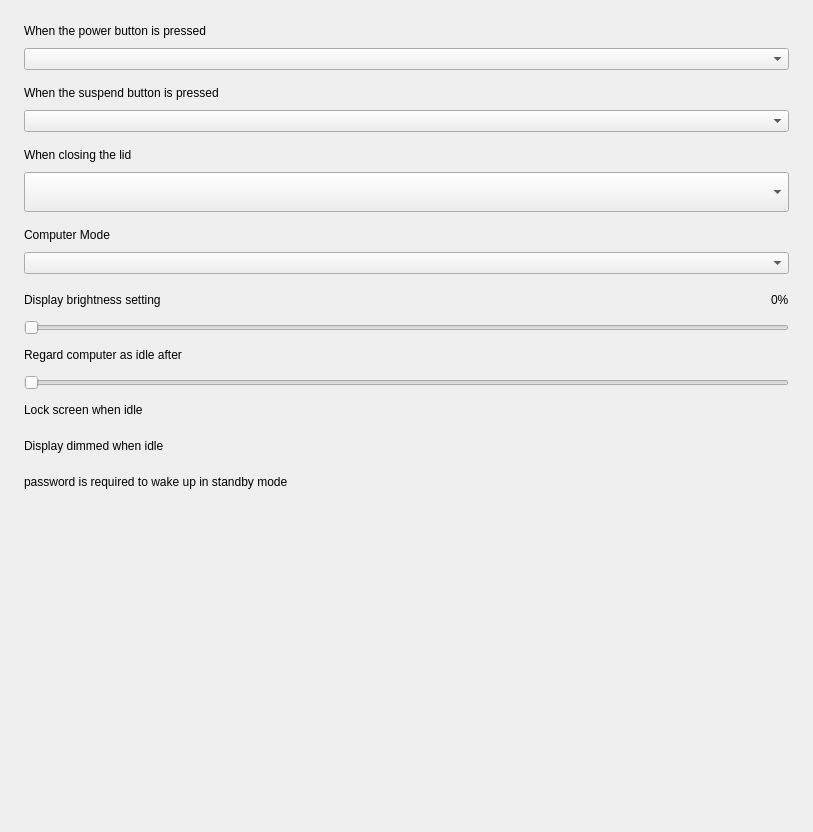
<?xml version="1.0" encoding="UTF-8"?>
<ui version="4.0">
 <class>GeneralSettingsPage</class>
 <widget class="QWidget" name="GeneralSettingsPage">
  <property name="geometry">
   <rect>
    <x>0</x>
    <y>0</y>
    <width>813</width>
    <height>832</height>
   </rect>
  </property>
  <property name="windowTitle">
   <string>GeneralSettingsPage</string>
  </property>
  <layout class="QVBoxLayout" name="verticalLayout">
   <property name="spacing">
    <number>0</number>
   </property>
   <property name="leftMargin">
    <number>0</number>
   </property>
   <property name="topMargin">
    <number>0</number>
   </property>
   <property name="rightMargin">
    <number>0</number>
   </property>
   <property name="bottomMargin">
    <number>0</number>
   </property>
   <item>
    <widget class="QScrollArea" name="scrollArea">
     <property name="frameShape">
      <enum>QFrame::NoFrame</enum>
     </property>
     <property name="widgetResizable">
      <bool>true</bool>
     </property>
     <widget class="QWidget" name="scrollAreaWidgetContents">
      <property name="geometry">
       <rect>
        <x>0</x>
        <y>0</y>
        <width>813</width>
        <height>832</height>
       </rect>
      </property>
      <layout class="QVBoxLayout" name="verticalLayout_9">
       <property name="spacing">
        <number>0</number>
       </property>
       <property name="leftMargin">
        <number>24</number>
       </property>
       <property name="topMargin">
        <number>24</number>
       </property>
       <property name="rightMargin">
        <number>24</number>
       </property>
       <property name="bottomMargin">
        <number>24</number>
       </property>
       <item>
        <widget class="QWidget" name="widget" native="true">
         <layout class="QVBoxLayout" name="verticalLayout_10">
          <property name="spacing">
           <number>0</number>
          </property>
          <property name="leftMargin">
           <number>0</number>
          </property>
          <property name="topMargin">
           <number>0</number>
          </property>
          <property name="rightMargin">
           <number>0</number>
          </property>
          <property name="bottomMargin">
           <number>0</number>
          </property>
          <item>
           <widget class="QWidget" name="widget_powerBtn" native="true">
            <layout class="QVBoxLayout" name="verticalLayout_4">
             <property name="spacing">
              <number>0</number>
             </property>
             <property name="leftMargin">
              <number>0</number>
             </property>
             <property name="topMargin">
              <number>0</number>
             </property>
             <property name="rightMargin">
              <number>0</number>
             </property>
             <property name="bottomMargin">
              <number>0</number>
             </property>
             <item>
              <widget class="QLabel" name="label">
               <property name="text">
                <string>When the power button is pressed</string>
               </property>
              </widget>
             </item>
             <item>
              <spacer name="verticalSpacer_3">
               <property name="orientation">
                <enum>Qt::Vertical</enum>
               </property>
               <property name="sizeType">
                <enum>QSizePolicy::Fixed</enum>
               </property>
               <property name="sizeHint" stdset="0">
                <size>
                 <width>20</width>
                 <height>10</height>
                </size>
               </property>
              </spacer>
             </item>
             <item>
              <widget class="QComboBox" name="combo_powerButton">
               <property name="accessibleName">
                <string>ComboPowerButtonAction</string>
               </property>
              </widget>
             </item>
             <item>
              <spacer name="verticalSpacer_5">
               <property name="orientation">
                <enum>Qt::Vertical</enum>
               </property>
               <property name="sizeType">
                <enum>QSizePolicy::Fixed</enum>
               </property>
               <property name="sizeHint" stdset="0">
                <size>
                 <width>20</width>
                 <height>16</height>
                </size>
               </property>
              </spacer>
             </item>
            </layout>
           </widget>
          </item>
          <item>
           <widget class="QWidget" name="widget_suspend" native="true">
            <layout class="QVBoxLayout" name="verticalLayout_5">
             <property name="spacing">
              <number>0</number>
             </property>
             <property name="leftMargin">
              <number>0</number>
             </property>
             <property name="topMargin">
              <number>0</number>
             </property>
             <property name="rightMargin">
              <number>0</number>
             </property>
             <property name="bottomMargin">
              <number>0</number>
             </property>
             <item>
              <widget class="QLabel" name="label_suspend">
               <property name="text">
                <string>When the suspend button is pressed</string>
               </property>
              </widget>
             </item>
             <item>
              <spacer name="verticalSpacer_4">
               <property name="orientation">
                <enum>Qt::Vertical</enum>
               </property>
               <property name="sizeType">
                <enum>QSizePolicy::Fixed</enum>
               </property>
               <property name="sizeHint" stdset="0">
                <size>
                 <width>20</width>
                 <height>10</height>
                </size>
               </property>
              </spacer>
             </item>
             <item>
              <widget class="QComboBox" name="combo_suspendButton">
               <property name="accessibleName">
                <string>ComboSuspendAction</string>
               </property>
              </widget>
             </item>
             <item>
              <spacer name="verticalSpacer_7">
               <property name="orientation">
                <enum>Qt::Vertical</enum>
               </property>
               <property name="sizeType">
                <enum>QSizePolicy::Fixed</enum>
               </property>
               <property name="sizeHint" stdset="0">
                <size>
                 <width>20</width>
                 <height>16</height>
                </size>
               </property>
              </spacer>
             </item>
            </layout>
           </widget>
          </item>
          <item>
           <widget class="QWidget" name="widget_lid" native="true">
            <layout class="QVBoxLayout" name="verticalLayout_6">
             <property name="spacing">
              <number>0</number>
             </property>
             <property name="leftMargin">
              <number>0</number>
             </property>
             <property name="topMargin">
              <number>0</number>
             </property>
             <property name="rightMargin">
              <number>0</number>
             </property>
             <property name="bottomMargin">
              <number>0</number>
             </property>
             <item>
              <widget class="QLabel" name="label_3">
               <property name="text">
                <string>When closing the lid</string>
               </property>
              </widget>
             </item>
             <item>
              <spacer name="verticalSpacer_6">
               <property name="orientation">
                <enum>Qt::Vertical</enum>
               </property>
               <property name="sizeType">
                <enum>QSizePolicy::Fixed</enum>
               </property>
               <property name="sizeHint" stdset="0">
                <size>
                 <width>20</width>
                 <height>10</height>
                </size>
               </property>
              </spacer>
             </item>
             <item>
              <widget class="QComboBox" name="combo_closingLid">
               <property name="sizePolicy">
                <sizepolicy hsizetype="Preferred" vsizetype="Fixed">
                 <horstretch>0</horstretch>
                 <verstretch>0</verstretch>
                </sizepolicy>
               </property>
               <property name="minimumSize">
                <size>
                 <width>0</width>
                 <height>40</height>
                </size>
               </property>
               <property name="maximumSize">
                <size>
                 <width>16777215</width>
                 <height>40</height>
                </size>
               </property>
               <property name="accessibleName">
                <string>ComboCloseLidAction</string>
               </property>
              </widget>
             </item>
             <item>
              <spacer name="verticalSpacer_2">
               <property name="orientation">
                <enum>Qt::Vertical</enum>
               </property>
               <property name="sizeType">
                <enum>QSizePolicy::Fixed</enum>
               </property>
               <property name="sizeHint" stdset="0">
                <size>
                 <width>20</width>
                 <height>16</height>
                </size>
               </property>
              </spacer>
             </item>
            </layout>
           </widget>
          </item>
          <item>
           <widget class="QWidget" name="widget_computerMode" native="true">
            <layout class="QVBoxLayout" name="verticalLayout_7">
             <property name="spacing">
              <number>0</number>
             </property>
             <property name="leftMargin">
              <number>0</number>
             </property>
             <property name="topMargin">
              <number>0</number>
             </property>
             <property name="rightMargin">
              <number>0</number>
             </property>
             <property name="bottomMargin">
              <number>0</number>
             </property>
             <item>
              <widget class="QLabel" name="label_2">
               <property name="text">
                <string>Computer Mode</string>
               </property>
              </widget>
             </item>
             <item>
              <spacer name="verticalSpacer_10">
               <property name="orientation">
                <enum>Qt::Vertical</enum>
               </property>
               <property name="sizeType">
                <enum>QSizePolicy::Fixed</enum>
               </property>
               <property name="sizeHint" stdset="0">
                <size>
                 <width>20</width>
                 <height>10</height>
                </size>
               </property>
              </spacer>
             </item>
             <item>
              <widget class="QComboBox" name="combo_computerMode"/>
             </item>
             <item>
              <spacer name="verticalSpacer_14">
               <property name="orientation">
                <enum>Qt::Vertical</enum>
               </property>
               <property name="sizeType">
                <enum>QSizePolicy::Fixed</enum>
               </property>
               <property name="sizeHint" stdset="0">
                <size>
                 <width>20</width>
                 <height>16</height>
                </size>
               </property>
              </spacer>
             </item>
            </layout>
           </widget>
          </item>
          <item>
           <widget class="QWidget" name="widget_brightness" native="true">
            <layout class="QVBoxLayout" name="verticalLayout_3">
             <property name="spacing">
              <number>0</number>
             </property>
             <property name="leftMargin">
              <number>0</number>
             </property>
             <property name="topMargin">
              <number>0</number>
             </property>
             <property name="rightMargin">
              <number>0</number>
             </property>
             <property name="bottomMargin">
              <number>0</number>
             </property>
             <item>
              <layout class="QHBoxLayout" name="horizontalLayout">
               <property name="spacing">
                <number>0</number>
               </property>
               <property name="topMargin">
                <number>0</number>
               </property>
               <item>
                <widget class="QLabel" name="label_brightness">
                 <property name="text">
                  <string>Display brightness setting</string>
                 </property>
                </widget>
               </item>
               <item>
                <spacer name="horizontalSpacer_4">
                 <property name="orientation">
                  <enum>Qt::Horizontal</enum>
                 </property>
                 <property name="sizeHint" stdset="0">
                  <size>
                   <width>40</width>
                   <height>20</height>
                  </size>
                 </property>
                </spacer>
               </item>
               <item>
                <widget class="QLabel" name="label_brightnessPercent">
                 <property name="text">
                  <string>0%</string>
                 </property>
                </widget>
               </item>
              </layout>
             </item>
             <item>
              <spacer name="verticalSpacer_8">
               <property name="orientation">
                <enum>Qt::Vertical</enum>
               </property>
               <property name="sizeType">
                <enum>QSizePolicy::Fixed</enum>
               </property>
               <property name="sizeHint" stdset="0">
                <size>
                 <width>20</width>
                 <height>10</height>
                </size>
               </property>
              </spacer>
             </item>
             <item>
              <layout class="QHBoxLayout" name="horizontalLayout_9">
               <property name="topMargin">
                <number>0</number>
               </property>
               <item>
                <widget class="QSlider" name="slider_brightness">
                 <property name="accessibleName">
                  <string>SliderDisplayBrightness</string>
                 </property>
                 <property name="orientation">
                  <enum>Qt::Horizontal</enum>
                 </property>
                </widget>
               </item>
              </layout>
             </item>
             <item>
              <spacer name="verticalSpacer_9">
               <property name="orientation">
                <enum>Qt::Vertical</enum>
               </property>
               <property name="sizeType">
                <enum>QSizePolicy::Fixed</enum>
               </property>
               <property name="sizeHint" stdset="0">
                <size>
                 <width>20</width>
                 <height>10</height>
                </size>
               </property>
              </spacer>
             </item>
            </layout>
           </widget>
          </item>
          <item>
           <widget class="QWidget" name="widget_idleTime" native="true">
            <layout class="QVBoxLayout" name="verticalLayout_13">
             <property name="spacing">
              <number>0</number>
             </property>
             <property name="leftMargin">
              <number>0</number>
             </property>
             <property name="topMargin">
              <number>0</number>
             </property>
             <property name="rightMargin">
              <number>0</number>
             </property>
             <property name="bottomMargin">
              <number>0</number>
             </property>
             <item>
              <layout class="QHBoxLayout" name="layout_idleTime">
               <property name="spacing">
                <number>0</number>
               </property>
               <property name="topMargin">
                <number>0</number>
               </property>
               <item>
                <widget class="QLabel" name="label_5">
                 <property name="accessibleName">
                  <string/>
                 </property>
                 <property name="text">
                  <string>Regard computer as idle after</string>
                 </property>
                </widget>
               </item>
               <item>
                <spacer name="horizontalSpacer_3">
                 <property name="orientation">
                  <enum>Qt::Horizontal</enum>
                 </property>
                 <property name="sizeHint" stdset="0">
                  <size>
                   <width>40</width>
                   <height>20</height>
                  </size>
                 </property>
                </spacer>
               </item>
               <item>
                <widget class="QLabel" name="label_idleTime">
                 <property name="minimumSize">
                  <size>
                   <width>0</width>
                   <height>0</height>
                  </size>
                 </property>
                 <property name="text">
                  <string/>
                 </property>
                 <property name="alignment">
                  <set>Qt::AlignCenter</set>
                 </property>
                </widget>
               </item>
              </layout>
             </item>
             <item>
              <spacer name="verticalSpacer_15">
               <property name="orientation">
                <enum>Qt::Vertical</enum>
               </property>
               <property name="sizeType">
                <enum>QSizePolicy::Fixed</enum>
               </property>
               <property name="sizeHint" stdset="0">
                <size>
                 <width>20</width>
                 <height>10</height>
                </size>
               </property>
              </spacer>
             </item>
             <item>
              <widget class="QSlider" name="slider_idleTime">
               <property name="accessibleName">
                <string>SliderComputerIdleTime</string>
               </property>
               <property name="orientation">
                <enum>Qt::Horizontal</enum>
               </property>
              </widget>
             </item>
             <item>
              <spacer name="verticalSpacer_16">
               <property name="orientation">
                <enum>Qt::Vertical</enum>
               </property>
               <property name="sizeType">
                <enum>QSizePolicy::Fixed</enum>
               </property>
               <property name="sizeHint" stdset="0">
                <size>
                 <width>20</width>
                 <height>10</height>
                </size>
               </property>
              </spacer>
             </item>
             <item>
              <layout class="QHBoxLayout" name="layout_idleLock">
               <property name="bottomMargin">
                <number>0</number>
               </property>
               <item>
                <widget class="QLabel" name="label_4">
                 <property name="text">
                  <string>Lock screen when idle</string>
                 </property>
                </widget>
               </item>
               <item>
                <spacer name="horizontalSpacer_2">
                 <property name="orientation">
                  <enum>Qt::Horizontal</enum>
                 </property>
                 <property name="sizeHint" stdset="0">
                  <size>
                   <width>40</width>
                   <height>20</height>
                  </size>
                 </property>
                </spacer>
               </item>
              </layout>
             </item>
             <item>
              <widget class="QWidget" name="widget_displayIdleDimmed" native="true">
               <layout class="QHBoxLayout" name="layout_displayIdleDimmed">
                <property name="leftMargin">
                 <number>0</number>
                </property>
                <property name="topMargin">
                 <number>16</number>
                </property>
                <property name="rightMargin">
                 <number>0</number>
                </property>
                <property name="bottomMargin">
                 <number>0</number>
                </property>
                <item>
                 <widget class="QLabel" name="label_12">
                  <property name="text">
                   <string>Display dimmed when idle</string>
                  </property>
                 </widget>
                </item>
                <item>
                 <spacer name="horizontalSpacer_8">
                  <property name="orientation">
                   <enum>Qt::Horizontal</enum>
                  </property>
                  <property name="sizeHint" stdset="0">
                   <size>
                    <width>40</width>
                    <height>20</height>
                   </size>
                  </property>
                 </spacer>
                </item>
               </layout>
              </widget>
             </item>
             <item>
              <spacer name="verticalSpacer">
               <property name="orientation">
                <enum>Qt::Vertical</enum>
               </property>
               <property name="sizeType">
                <enum>QSizePolicy::Fixed</enum>
               </property>
               <property name="sizeHint" stdset="0">
                <size>
                 <width>20</width>
                 <height>16</height>
                </size>
               </property>
              </spacer>
             </item>
             <item>
              <layout class="QHBoxLayout" name="layout_suspendLockScreen">
               <property name="bottomMargin">
                <number>0</number>
               </property>
               <item>
                <widget class="QLabel" name="label_11">
                 <property name="text">
                  <string>password is required to wake up in standby mode</string>
                 </property>
                </widget>
               </item>
               <item>
                <spacer name="horizontalSpacer_7">
                 <property name="orientation">
                  <enum>Qt::Horizontal</enum>
                 </property>
                 <property name="sizeHint" stdset="0">
                  <size>
                   <width>40</width>
                   <height>20</height>
                  </size>
                 </property>
                </spacer>
               </item>
              </layout>
             </item>
            </layout>
           </widget>
          </item>
          <item>
           <spacer name="verticalSpacer_17">
            <property name="orientation">
             <enum>Qt::Vertical</enum>
            </property>
            <property name="sizeHint" stdset="0">
             <size>
              <width>20</width>
              <height>40</height>
             </size>
            </property>
           </spacer>
          </item>
         </layout>
        </widget>
       </item>
      </layout>
     </widget>
    </widget>
   </item>
  </layout>
 </widget>
 <resources/>
 <connections/>
</ui>
